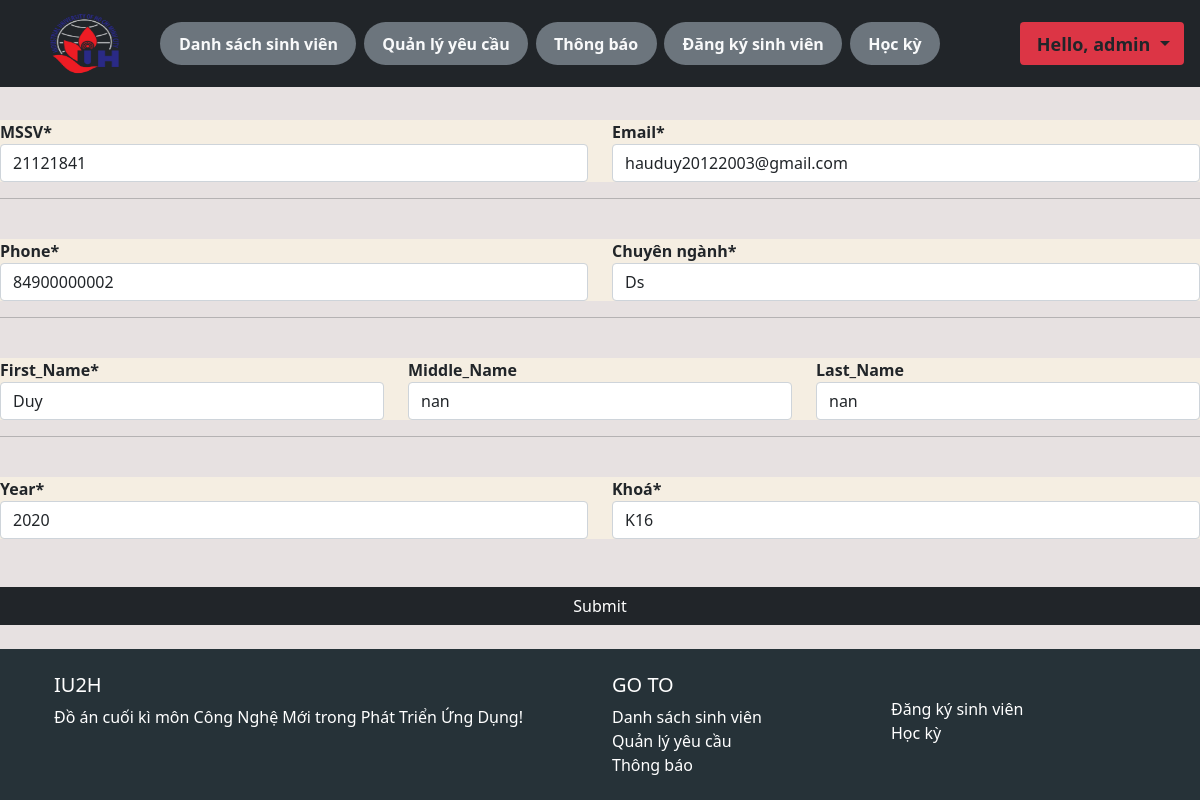
/update_student/21121841/ (signed in), run on the app's committed database.
### fees/models.py (models this page shows, shortened)
class Student(models.Model):
    BranchType = models.TextChoices('BranchType', 'CS DS SE IT IS')
    date = [str(x) for x in range(2013,2050)]
    date=' '.join(date)
    YearType = models.TextChoices('YearType', date)
    CourseType = models.TextChoices('CourseType', 'K15 K16 K17 K18 K19 K20')
    user = models.OneToOneField(User, null=True, on_delete=models.CASCADE)
    roll = models.CharField('MSSV', max_length=8, primary_key=True, blank=False)
    firstname = models.CharField('First_Name', max_length=250, blank=False)
    middlename = models.CharField('Middle_Name', max_length=250, null=True, blank=True)
    lastname = models.CharField('Last_Name', max_length=250, null=True, blank=True)
    email = models.EmailField('Email', max_length=250, blank=False)
    phone = models.CharField('Phone', max_length=15, blank=False)
    branch = models.CharField('Chuyên ngành', max_length=15, blank=False, choices=BranchType.choices)
    Year = models.CharField('Year', max_length=4, blank=False, choices=YearType.choices)
    course = models.CharField('Khoá', max_length=8, blank=False, choices=CourseType.choices)
    datecreated = models.DateTimeField(auto_now_add=True, null=True)
    template = '{} {}'

### fees/decorators.py (the view)
        def wrapper_func(request, *args, **kwargs):
            group = None
            if request.user.groups.exists():
                group = request.user.groups.all()[0].name
            if group in allowed_roles:
                return view_func(request, *args, **kwargs)
            else:
                return HttpResponse('You are not authorize')

### fees/forms.py
class UpdateStudent(ModelForm):
    class Meta:
        model = Student
        fields = ['roll','email','firstname','middlename','lastname','phone','Year','branch','course',]

### fees/views.py (called while the page is built)
@login_required(login_url = 'login')
@allowed_users(allowed_roles=['admin'])
def updateStudent(request, pk):
    student_data = Student.objects.get(roll=pk)
    form = UpdateStudent(instance=student_data)
    if request.method == 'POST':
        form = UpdateStudent(request.POST, instance=student_data)
        if form.is_valid():
            form.save()
            return HttpResponseRedirect(reverse("students",args=(pk,)))
    context = {'data':student_data, 'form':form}
    return render(request, 'fees/student_update.html', context)

### fees/templates/fees/student_update.html (shortened to what this page needs)
{% extends 'fees/main.html' %}
{% load crispy_forms_tags %}
{% block content %}
<br>
<br>
<form action="" method="POST">
  <div class="row" style="background-color: rgb(245, 238, 226);">
    <div class="col-6">
      <strong>{{ form.roll|as_crispy_field }}</strong>
    </div>
    <div class="col-6">
      <strong>{{ form.email|as_crispy_field }}</strong>
    </div>
  </div>
    <hr>
  <br>
  <div class="row" style="background-color: rgb(245, 238, 226);">
    <div class="col-6">
      <strong>{{ form.phone|as_crispy_field }}</strong>
    </div>
    <div class="col-6">
      <strong>{{ form.branch|as_crispy_field }}</strong>
    </div>
  </div>
  <hr>
  <br>
  <div class="row" style="background-color: rgb(245, 238, 226);">
    <div class="col-4">
      <strong>{{ form.firstname|as_crispy_field }}</strong>
    </div>
    <div class="col-4">
      <strong>{{ form.middlename|as_crispy_field }}</strong>
    </div>
    <div class="col-4">
      <strong>{{ form.lastname|as_crispy_field }}</strong>
    </div>
  </div>
  <hr>
  <br>
  <div class="row" style="background-color: rgb(245, 238, 226);">
    <div class="col-6">
      <strong>{{ form.Year|as_crispy_field }}</strong>
    </div>
    <div class="col-6">
      <strong>{{ form.course|as_crispy_field }}</strong>
    </div>
  </div>
  <br>
  <br>
  <div class="row" style="background-color: rgb(245, 238, 226);">
    <input type="submit" name='Submit' class="btn btn-dark">
  </div>
  <br>
</form>
{% endblock  %}

### fees/templates/fees/navbar.html (shortened to what this page needs)
{% load static %}
{% if request.user.is_staff %}
<nav class="navbar navbar-expand-lg navbar-dark bg-dark w-100 p-1" style="position: fixed; z-index: 1;">
  <div class="container-fluid">
    <a href="{% url 'home' %}">
      <img src="{% static 'images/iuh_logo-2.png' %}" alt="" style="padding: 0%;width:137px; height:79px;">
    </a>
    <div class="collapse navbar-collapse" id="navbarNavDropdown"  style="overflow-x:visible;width: 100%;">
      <ul class="navbar-nav">
        <li class="nav-item badge rounded-pill bg-secondary " style="margin-left: 1%; font-size: 100%;">
          <a class="nav-link active text-light" aria-current="page" href="{% url 'home' %}">Danh sách sinh viên</a>
        </li>
        <li class="nav-item badge rounded-pill bg-secondary " style="margin-left: 1%; font-size: 100%;">
          <a class="nav-link active text-light" href="{% url 'enquiry_admin' %}">Quản lý yêu cầu</a>
        </li>
        <li class="nav-item badge rounded-pill bg-secondary " style="margin-left: 1%; font-size: 100%;">
          <a class="nav-link active text-light" href="{% url 'announcement' %}">Thông báo</a>
        </li>
        <li class="nav-item badge rounded-pill bg-secondary " style="margin-left: 1%; font-size: 100%;">
          <a class="nav-link active text-light" href="{% url 'registration' %}">Đăng ký sinh viên</a>
        </li>
        <li class="nav-item badge rounded-pill bg-secondary " style="margin-left: 1%; font-size: 100%;">
          <a class="nav-link active text-light" href="{% url 'automate_semester' %}">Học kỳ</a>
        </li>
      </ul>
    </div>
    <ul class="nav navbar-nav navbar-right" style="margin-left: 1%; margin: right 1%;">
      <li class="nav-item dropdown badge bg-danger">
        <a class="nav-link dropdown-toggle text-dark" href="#" id="navbarDropdownMenuLink" role="button"
          data-bs-toggle="dropdown" aria-expanded="false" style="margin-left: 1%; font-size: 150%;">
          <span>Hello, {{request.user}} </span>
        </a>
      </li>
    </ul>
  </div>
</nav>
{% endif %}
<br>
<br>
<br>

### static/css/main.css (style rules this page uses)
body { background-color: #e7e1e1; }

### data on the page
Student: roll "21121841", email "hauduy20122003@gmail.com", phone "84900000002", branch "Ds", firstname "Duy", middlename "nan", lastname "nan", Year "2020", course "K16"

### other printed values
{{ request.user }} "admin"
